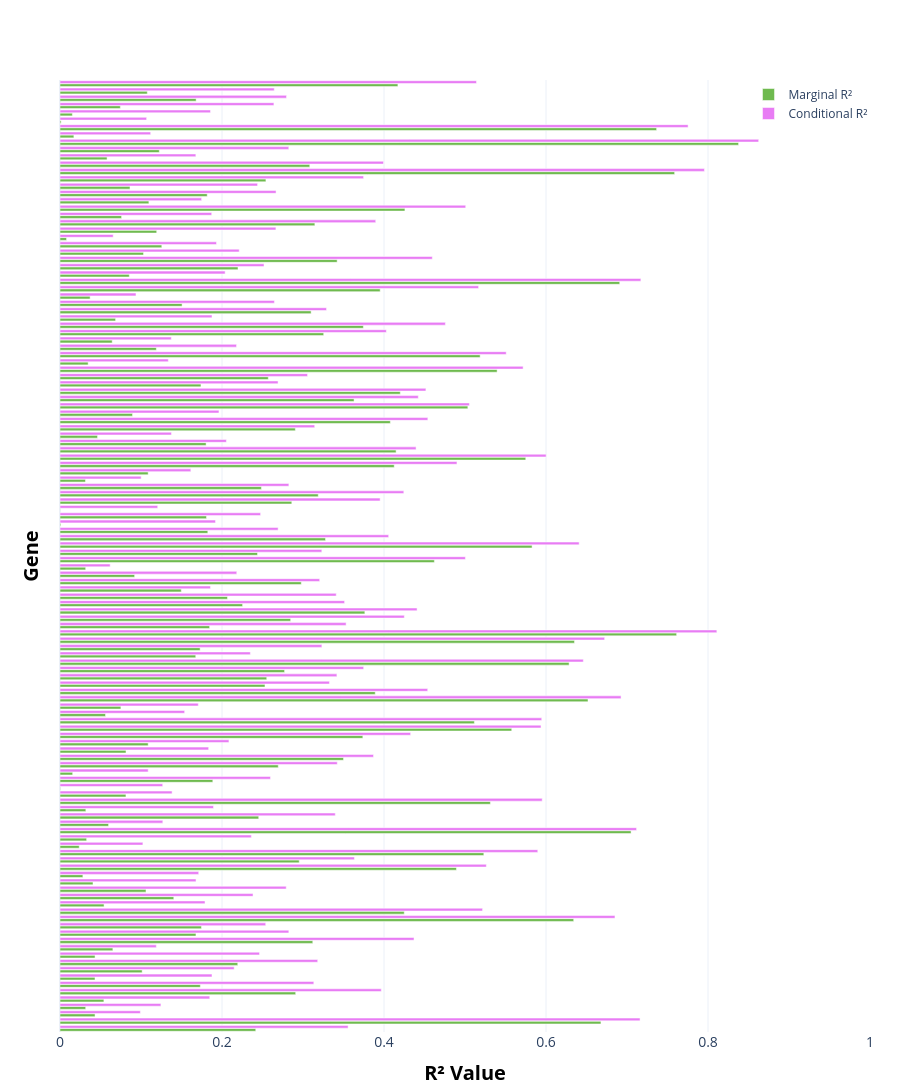

This figure's notebook cell:
### Code cell
import plotly.graph_objects as go
import pandas as pd
# Create horizontal Bar traces for Marginal R² and Conditional R²
trace_marginal = go.Bar(
    x=r_squared_data['marginal_r^2'],  # Swap the y-values to x for horizontal bars
    y=r_squared_data['gene'],  # Use gene names as y-axis values
    name='Marginal R²',
    marker_color='#6fba4f',
    hovertext=r_squared_data['gene'],  # Show gene names on hover
    hoverinfo='text+x',  # Display gene name and R² value on hover
    orientation='h'  # Set orientation to horizontal
)

trace_conditional = go.Bar(
    x=r_squared_data['conditional_r^2'],  # Swap the y-values to x for horizontal bars
    y=r_squared_data['gene'],  # Use gene names as y-axis values
    name='Conditional R²',
    marker_color='#e87cf4',
    hovertext=r_squared_data['gene'],  # Show gene names on hover
    hoverinfo='text+x',  # Display gene name and R² value on hover
    orientation='h'  # Set orientation to horizontal
)

# Combine the traces
data_traces = [trace_marginal, trace_conditional]

# Define the layout
layout = go.Layout(
    title=None,
    xaxis=dict(
        title='<b>R² Value<b>',  # X-axis now represents R² values
        tickfont=dict(size=14),
        range=[0, 1],  # Assuming R² ranges between 0 and 1
        titlefont=dict(size=20, color='black'),  # Adjust font size and color
    ),
    yaxis=dict(
        title='<b>Gene</b>',  # Y-axis now represents genes
        showticklabels = False,  # Hide tick labels
        titlefont=dict(size =20, color='black'),  # Adjust font size and color
    ),
    barmode='group',  # Side-by-side bars
    bargap=0.15,      # Gap between groups of bars
    bargroupgap=0.1,  # Gap between bars within a group
    legend=dict(
        x=0.85,
        y=1,
        bgcolor='rgba(255,255,255,0)',
        bordercolor='rgba(255,255,255,0)'
    ),
    template='plotly_white',
    margin=dict(l=60, r=30, t=80, b=60),
    height=1300  # Adjust height based on the number of genes to avoid squeezing
)

# Create the figure
fig = go.Figure(data=data_traces, layout=layout)

# Display the plot
fig.show()

# fig.write_image('/Users/gulugulu/repos/PuningAnalysis/results/figures/marginal_and_conditionalr_squared.pdf')

### Figure 1 — Plotly figure (JSON) as saved in the notebook; plotly's stock layout.template omitted (floating-point values rounded to 4 significant figures; data arrays with more than 128 entries replaced by an {"elided": "..."} marker saying what was removed)
{"data": [{"hoverinfo": "text+x", "hovertext": {"elided": "130 str values"}, "marker": {"color": "#6fba4f"}, "name": "Marginal R²", "orientation": "h", "type": "bar", "x": {"elided": "130 float values"}, "y": {"elided": "130 str values"}}, {"hoverinfo": "text+x", "hovertext": {"elided": "130 str values"}, "marker": {"color": "#e87cf4"}, "name": "Conditional R²", "orientation": "h", "type": "bar", "x": {"elided": "130 float values"}, "y": {"elided": "130 str values"}}], "layout": {"bargap": 0.15, "bargroupgap": 0.1, "barmode": "group", "height": 1300, "legend": {"bgcolor": "rgba(255,255,255,0)", "bordercolor": "rgba(255,255,255,0)", "x": 0.85, "y": 1}, "margin": {"b": 60, "l": 60, "r": 30, "t": 80}, "xaxis": {"range": [0, 1], "tickfont": {"size": 14}, "title": {"font": {"color": "black", "size": 20}, "text": "<b>R² Value<b>"}}, "yaxis": {"showticklabels": false, "title": {"font": {"color": "black", "size": 20}, "text": "<b>Gene</b>"}}}}
